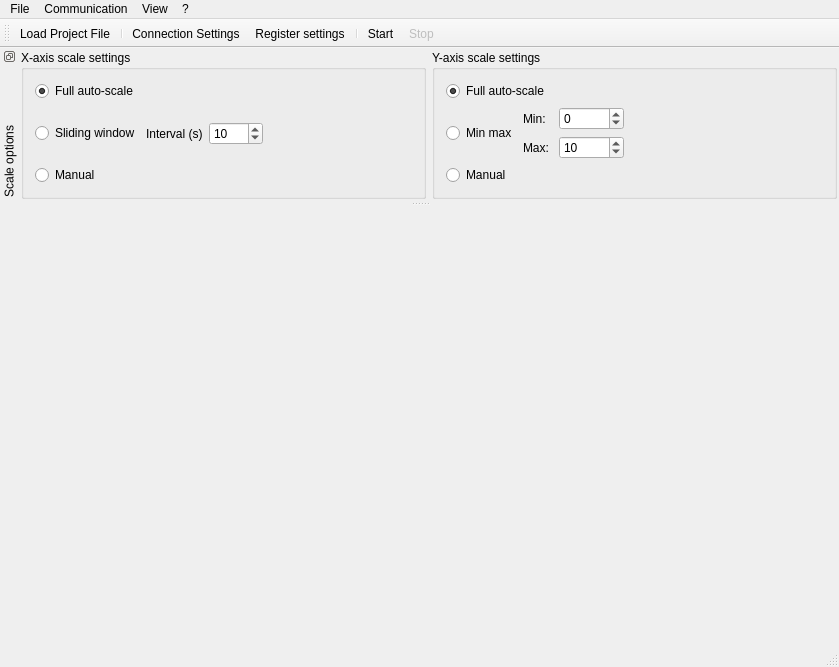
<?xml version="1.0" encoding="UTF-8"?>
<ui version="4.0">
 <class>MainWindow</class>
 <widget class="QMainWindow" name="MainWindow">
  <property name="geometry">
   <rect>
    <x>0</x>
    <y>0</y>
    <width>839</width>
    <height>667</height>
   </rect>
  </property>
  <property name="windowTitle">
   <string>MainWindow</string>
  </property>
  <widget class="QWidget" name="centralWidget">
   <layout class="QVBoxLayout" name="verticalLayout_2" stretch="1">
    <property name="leftMargin">
     <number>0</number>
    </property>
    <property name="topMargin">
     <number>0</number>
    </property>
    <property name="rightMargin">
     <number>0</number>
    </property>
    <property name="bottomMargin">
     <number>0</number>
    </property>
    <item>
     <widget class="QCustomPlot" name="customPlot" native="true">
      <property name="minimumSize">
       <size>
        <width>10</width>
        <height>0</height>
       </size>
      </property>
     </widget>
    </item>
   </layout>
  </widget>
  <widget class="QStatusBar" name="statusBar"/>
  <widget class="QMenuBar" name="menuBar">
   <property name="geometry">
    <rect>
     <x>0</x>
     <y>0</y>
     <width>839</width>
     <height>25</height>
    </rect>
   </property>
   <widget class="QMenu" name="menuFile">
    <property name="title">
     <string>File</string>
    </property>
    <addaction name="actionLoadProjectFile"/>
    <addaction name="actionReloadProjectFile"/>
    <addaction name="actionImportDataFile"/>
    <addaction name="separator"/>
    <addaction name="actionExportDataCsv"/>
    <addaction name="actionExportImage"/>
    <addaction name="separator"/>
    <addaction name="actionConnectionSettings"/>
    <addaction name="actionRegisterSettings"/>
    <addaction name="separator"/>
    <addaction name="actionExit"/>
   </widget>
   <widget class="QMenu" name="menuCommunication">
    <property name="title">
     <string>Communication</string>
    </property>
    <addaction name="actionStart"/>
    <addaction name="actionStop"/>
   </widget>
   <widget class="QMenu" name="menu">
    <property name="title">
     <string>?</string>
    </property>
    <addaction name="actionAbout"/>
   </widget>
   <widget class="QMenu" name="menuView">
    <property name="title">
     <string>View</string>
    </property>
    <widget class="QMenu" name="menuBringToFront">
     <property name="enabled">
      <bool>false</bool>
     </property>
     <property name="title">
      <string>Bring To Front</string>
     </property>
    </widget>
    <widget class="QMenu" name="menuShowHide">
     <property name="enabled">
      <bool>false</bool>
     </property>
     <property name="title">
      <string>Show/Hide</string>
     </property>
    </widget>
    <widget class="QMenu" name="menuLegend">
     <property name="enabled">
      <bool>false</bool>
     </property>
     <property name="title">
      <string>Legend</string>
     </property>
     <addaction name="actionShowLegend"/>
     <addaction name="separator"/>
     <addaction name="actionLegendLeft"/>
     <addaction name="actionLegendMiddle"/>
     <addaction name="actionLegendRight"/>
    </widget>
    <addaction name="menuBringToFront"/>
    <addaction name="menuShowHide"/>
    <addaction name="separator"/>
    <addaction name="actionShowValueTooltip"/>
    <addaction name="actionHighlightSamplePoints"/>
    <addaction name="menuLegend"/>
    <addaction name="separator"/>
    <addaction name="actionClearData"/>
   </widget>
   <addaction name="menuFile"/>
   <addaction name="menuCommunication"/>
   <addaction name="menuView"/>
   <addaction name="menu"/>
  </widget>
  <widget class="QToolBar" name="toolBar">
   <property name="windowTitle">
    <string>toolBar</string>
   </property>
   <property name="iconSize">
    <size>
     <width>16</width>
     <height>16</height>
    </size>
   </property>
   <attribute name="toolBarArea">
    <enum>TopToolBarArea</enum>
   </attribute>
   <attribute name="toolBarBreak">
    <bool>false</bool>
   </attribute>
   <addaction name="actionLoadProjectFile"/>
   <addaction name="separator"/>
   <addaction name="actionConnectionSettings"/>
   <addaction name="actionRegisterSettings"/>
   <addaction name="separator"/>
   <addaction name="actionStart"/>
   <addaction name="actionStop"/>
  </widget>
  <widget class="QDockWidget" name="dockWidget">
   <property name="sizePolicy">
    <sizepolicy hsizetype="Preferred" vsizetype="Preferred">
     <horstretch>0</horstretch>
     <verstretch>0</verstretch>
    </sizepolicy>
   </property>
   <property name="features">
    <set>QDockWidget::DockWidgetFloatable|QDockWidget::DockWidgetMovable|QDockWidget::DockWidgetVerticalTitleBar</set>
   </property>
   <property name="allowedAreas">
    <set>Qt::BottomDockWidgetArea|Qt::TopDockWidgetArea</set>
   </property>
   <property name="windowTitle">
    <string>Scale options</string>
   </property>
   <attribute name="dockWidgetArea">
    <number>4</number>
   </attribute>
   <widget class="QWidget" name="dockWidgetContents">
    <layout class="QHBoxLayout" name="horizontalLayout">
     <property name="leftMargin">
      <number>2</number>
     </property>
     <property name="topMargin">
      <number>2</number>
     </property>
     <property name="rightMargin">
      <number>2</number>
     </property>
     <property name="bottomMargin">
      <number>2</number>
     </property>
     <item>
      <widget class="QGroupBox" name="groupBox">
       <property name="sizePolicy">
        <sizepolicy hsizetype="Preferred" vsizetype="Preferred">
         <horstretch>0</horstretch>
         <verstretch>0</verstretch>
        </sizepolicy>
       </property>
       <property name="title">
        <string>X-axis scale settings</string>
       </property>
       <layout class="QVBoxLayout" name="verticalLayout_3">
        <item>
         <widget class="QRadioButton" name="radioXFullScale">
          <property name="text">
           <string>Full auto-scale</string>
          </property>
          <property name="checked">
           <bool>true</bool>
          </property>
         </widget>
        </item>
        <item>
         <layout class="QHBoxLayout" name="horizontalLayout_3">
          <item>
           <widget class="QRadioButton" name="radioXSliding">
            <property name="text">
             <string>Sliding window</string>
            </property>
           </widget>
          </item>
          <item>
           <layout class="QFormLayout" name="formLayout_2">
            <property name="formAlignment">
             <set>Qt::AlignLeading|Qt::AlignLeft|Qt::AlignVCenter</set>
            </property>
            <item row="0" column="0">
             <widget class="QLabel" name="label_6">
              <property name="text">
               <string>Interval (s)</string>
              </property>
             </widget>
            </item>
            <item row="0" column="1">
             <widget class="QSpinBox" name="spinSlidingXInterval">
              <property name="minimum">
               <number>1</number>
              </property>
              <property name="maximum">
               <number>9999</number>
              </property>
              <property name="value">
               <number>10</number>
              </property>
             </widget>
            </item>
           </layout>
          </item>
          <item>
           <spacer name="horizontalSpacer">
            <property name="orientation">
             <enum>Qt::Horizontal</enum>
            </property>
            <property name="sizeHint" stdset="0">
             <size>
              <width>40</width>
              <height>20</height>
             </size>
            </property>
           </spacer>
          </item>
         </layout>
        </item>
        <item>
         <widget class="QRadioButton" name="radioXManual">
          <property name="text">
           <string>Manual</string>
          </property>
         </widget>
        </item>
       </layout>
      </widget>
     </item>
     <item>
      <widget class="QGroupBox" name="groupBox_2">
       <property name="title">
        <string>Y-axis scale settings</string>
       </property>
       <layout class="QVBoxLayout" name="verticalLayout_4">
        <item>
         <widget class="QRadioButton" name="radioYFullScale">
          <property name="text">
           <string>Full auto-scale</string>
          </property>
          <property name="checked">
           <bool>true</bool>
          </property>
         </widget>
        </item>
        <item>
         <layout class="QHBoxLayout" name="horizontalLayout_6">
          <item>
           <widget class="QRadioButton" name="radioYMinMax">
            <property name="text">
             <string>Min max</string>
            </property>
           </widget>
          </item>
          <item>
           <layout class="QFormLayout" name="formLayout_3">
            <item row="0" column="1">
             <widget class="QSpinBox" name="spinYMin">
              <property name="minimum">
               <number>-65535</number>
              </property>
              <property name="maximum">
               <number>65535</number>
              </property>
             </widget>
            </item>
            <item row="1" column="1">
             <widget class="QSpinBox" name="spinYMax">
              <property name="minimum">
               <number>-65535</number>
              </property>
              <property name="maximum">
               <number>65535</number>
              </property>
              <property name="value">
               <number>10</number>
              </property>
             </widget>
            </item>
            <item row="0" column="0">
             <widget class="QLabel" name="label_7">
              <property name="text">
               <string>Min: </string>
              </property>
             </widget>
            </item>
            <item row="1" column="0">
             <widget class="QLabel" name="label_8">
              <property name="text">
               <string>Max: </string>
              </property>
             </widget>
            </item>
           </layout>
          </item>
          <item>
           <spacer name="horizontalSpacer_2">
            <property name="orientation">
             <enum>Qt::Horizontal</enum>
            </property>
            <property name="sizeHint" stdset="0">
             <size>
              <width>40</width>
              <height>20</height>
             </size>
            </property>
           </spacer>
          </item>
         </layout>
        </item>
        <item>
         <widget class="QRadioButton" name="radioYManual">
          <property name="text">
           <string>Manual</string>
          </property>
         </widget>
        </item>
       </layout>
      </widget>
     </item>
    </layout>
   </widget>
  </widget>
  <action name="actionExit">
   <property name="text">
    <string>Exit</string>
   </property>
  </action>
  <action name="actionStart">
   <property name="icon">
    <iconset>
     <normalon>:/menu_icon/menu_icon/icons/control_play_blue.png</normalon>
    </iconset>
   </property>
   <property name="text">
    <string>Start</string>
   </property>
  </action>
  <action name="actionStop">
   <property name="enabled">
    <bool>false</bool>
   </property>
   <property name="icon">
    <iconset>
     <normalon>:/menu_icon/menu_icon/icons/control_stop_blue.png</normalon>
    </iconset>
   </property>
   <property name="text">
    <string>Stop</string>
   </property>
  </action>
  <action name="actionExportDataCsv">
   <property name="enabled">
    <bool>false</bool>
   </property>
   <property name="icon">
    <iconset>
     <normalon>:/menu_icon/menu_icon/icons/table_go.png</normalon>
    </iconset>
   </property>
   <property name="text">
    <string>Export Data...</string>
   </property>
  </action>
  <action name="actionLoadProjectFile">
   <property name="icon">
    <iconset>
     <normalon>:/menu_icon/menu_icon/icons/folder.png</normalon>
    </iconset>
   </property>
   <property name="text">
    <string>Load Project File...</string>
   </property>
  </action>
  <action name="actionExportImage">
   <property name="enabled">
    <bool>false</bool>
   </property>
   <property name="icon">
    <iconset>
     <normalon>:/menu_icon/menu_icon/icons/picture_go.png</normalon>
    </iconset>
   </property>
   <property name="text">
    <string>Export Image...</string>
   </property>
  </action>
  <action name="actionAbout">
   <property name="icon">
    <iconset>
     <normalon>:/menu_icon/menu_icon/icons/book_open.png</normalon>
    </iconset>
   </property>
   <property name="text">
    <string>About...</string>
   </property>
  </action>
  <action name="actionReloadProjectFile">
   <property name="enabled">
    <bool>false</bool>
   </property>
   <property name="text">
    <string>Reload Project File</string>
   </property>
  </action>
  <action name="actionImportDataFile">
   <property name="icon">
    <iconset>
     <normalon>:/menu_icon/menu_icon/icons/folder_page.png</normalon>
    </iconset>
   </property>
   <property name="text">
    <string>Import Data File...</string>
   </property>
  </action>
  <action name="actionShowValueTooltip">
   <property name="checkable">
    <bool>true</bool>
   </property>
   <property name="checked">
    <bool>true</bool>
   </property>
   <property name="enabled">
    <bool>false</bool>
   </property>
   <property name="text">
    <string>Show Value Tooltip</string>
   </property>
  </action>
  <action name="actionHighlightSamplePoints">
   <property name="checkable">
    <bool>true</bool>
   </property>
   <property name="checked">
    <bool>true</bool>
   </property>
   <property name="enabled">
    <bool>false</bool>
   </property>
   <property name="text">
    <string>Highlight Sample Points</string>
   </property>
  </action>
  <action name="actionClearData">
   <property name="enabled">
    <bool>false</bool>
   </property>
   <property name="text">
    <string>Clear Data</string>
   </property>
  </action>
  <action name="actionConnectionSettings">
   <property name="icon">
    <iconset>
     <normalon>:/menu_icon/menu_icon/icons/link_edit.png</normalon>
    </iconset>
   </property>
   <property name="text">
    <string>Connection Settings</string>
   </property>
  </action>
  <action name="actionRegisterSettings">
   <property name="icon">
    <iconset>
     <normalon>:/menu_icon/menu_icon/icons/table_edit.png</normalon>
    </iconset>
   </property>
   <property name="text">
    <string>Register settings</string>
   </property>
  </action>
  <action name="actionLegendLeft">
   <property name="checkable">
    <bool>true</bool>
   </property>
   <property name="enabled">
    <bool>true</bool>
   </property>
   <property name="text">
    <string>Left</string>
   </property>
  </action>
  <action name="actionLegendMiddle">
   <property name="checkable">
    <bool>true</bool>
   </property>
   <property name="text">
    <string>Middle</string>
   </property>
  </action>
  <action name="actionLegendRight">
   <property name="checkable">
    <bool>true</bool>
   </property>
   <property name="checked">
    <bool>true</bool>
   </property>
   <property name="text">
    <string>Right</string>
   </property>
  </action>
  <action name="actionShowLegend">
   <property name="checkable">
    <bool>true</bool>
   </property>
   <property name="checked">
    <bool>true</bool>
   </property>
   <property name="enabled">
    <bool>true</bool>
   </property>
   <property name="text">
    <string>Show Legend</string>
   </property>
  </action>
 </widget>
 <layoutdefault spacing="6" margin="11"/>
 <customwidgets>
  <customwidget>
   <class>QCustomPlot</class>
   <extends>QWidget</extends>
   <header>qcustomplot.h</header>
   <container>1</container>
  </customwidget>
 </customwidgets>
 <resources/>
 <connections/>
</ui>
